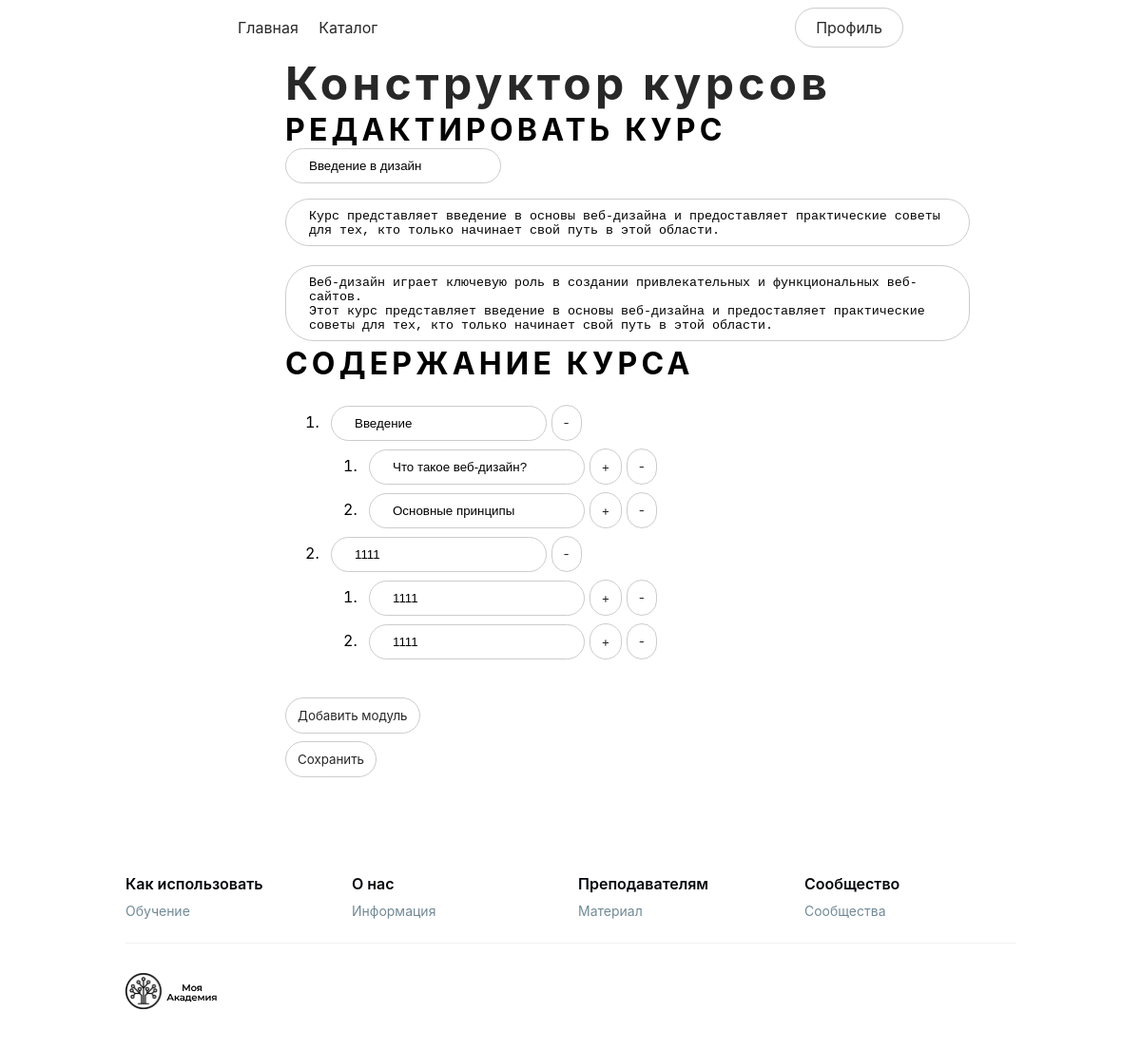
The page /localhost/course-editor.php?id_course=204 (signed in) on the database its author committed.
### tables this page shows
CREATE TABLE `courses` (
  `id_course` int(11) NOT NULL,
  `course_title` varchar(250) NOT NULL,
  `course_brief` text NOT NULL,
  `course_description` text NOT NULL,
  `difficulty_lvl` varchar(30) NOT NULL,
  `author` int(11) NOT NULL,
  `views_count` int(11) DEFAULT NULL
);

CREATE TABLE `module` (
  `id_module` int(11) NOT NULL,
  `module_title` varchar(30) NOT NULL,
  `parent_course` int(11) NOT NULL
);

CREATE TABLE `lessons` (
  `id_lesson` int(11) NOT NULL,
  `parent_module` int(11) NOT NULL,
  `lesson_title` varchar(50) NOT NULL,
  `lesson_content` text
);

### localhost/course-editor.php (the view, shortened to what this page needs)
<?php
require_once 'dbconnect.php';
$courseId = $_GET['id_course'];
$courseQuery = "SELECT * FROM courses WHERE id_course = $courseId";
$courseResult = $connect->query($courseQuery);
if ($courseResult->rowCount() > 0) {
    $courseData = $courseResult->fetch(PDO::FETCH_ASSOC);
} else {
    echo 'Курс не найден';
}
$moduleQuery = "SELECT * FROM module WHERE parent_course = $courseId";
$moduleResult = $connect->query($moduleQuery);
$modulesData = [];
if ($moduleResult->rowCount() > 0) {
    while ($moduleData = $moduleResult->fetch(PDO::FETCH_ASSOC)) {
        $moduleId = $moduleData['id_module'];
        $lessonQuery = "SELECT * FROM lessons WHERE parent_module = $moduleId";
        $lessonResult = $connect->query($lessonQuery);
        $lessonsData = [];
        while ($lessonData = $lessonResult->fetch(PDO::FETCH_ASSOC)) {
            $lessonsData[] = $lessonData;
        }
        $moduleData['lessons'] = $lessonsData;
        $modulesData[] = $moduleData;
    }
}
?>
<!DOCTYPE html>
<html lang="ru">
<head>
    <link rel="stylesheet" href="css/style.css">
    <link rel="stylesheet" href="css/profile.css">
    <link rel="stylesheet" href="css/constructor.css">
</head>
<header>
    <div class="menu">
        <div class="tabs">
            <a href="index.php">Главная</a>
            <a href="catalogue.php">Каталог</a>
        </div>
        <div class="auth-button-box" id=" ">
            <?php if (isset($_SESSION['user'])) {
                echo '<a id=" " href="profile.php">Профиль</a>';
            } else {
                echo '<a id="auth-button" href="#">Вход</a>';
            } ?>
        </div>
    </div>
</header>
<body>
    <section id="constructor">
        <div class="topic-title">
            <h2 class="regtext">Конструктор курсов</h2>
        </div>
        <div>
            <h3>Редактировать курс</h3>
            <form action="source/course-update.php" method="POST">
                <div class="const-cont">
                    <div>
                        <input class="input-box" type="text" name="course_title" value="<?php echo $courseData['course_title']; ?>" required>
                    </div>
                    <div>
                        <textarea class="input-box auto-expand" style="min-height:4vh; width:60vw;" name="course_brief" required><?php echo $courseData['course_brief']; ?></textarea>
                    </div>
                    <div>
                        <textarea class="input-box auto-expand" style="min-height:4vh; width:60vw;" name="course_description" id="c_description" required><?php echo $courseData['course_description']; ?></textarea>
                    </div>
                </div>
                <h3>Содержание курса</h3>
                <div>
                    <div class="const-cont">
                        <ol id="modulesList">
                            <?php foreach ($modulesData as $module): ?>
                                <li>
                                    <div style="margin: 1vh;">
                                        <input class="input-box" type="text" name="module_<?php echo $module[
                                            'id_module'
                                        ]; ?>" value="<?php echo $module[
                                             'module_title'
                                         ]; ?>" placeholder="Название модуля" data-module-number="<?php echo $module[
                                              'id_module'
                                          ]; ?>">
                                        <button type="button" class="remove_module button-box"
                                            data-module="<?php echo $module['id_module']; ?>">-</button>
                                    </div>
                                    <ol>
                                        <?php foreach ($module['lessons'] as $lesson): ?>
                                            <li>
                                                <div style="margin: 1vh;">
                                                    <input class="input-box" type="text" name="lesson_<?php echo $module[
                                                        'id_module'
                                                    ]; ?>_<?php echo $lesson[
                                                         'id_lesson'
                                                     ]; ?>" value="<?php echo $lesson[
                                                          'lesson_title'
                                                      ]; ?>" placeholder="Название урока" data-lesson-number="<?php echo $lesson[
                                                           'id_lesson'
                                                       ]; ?>">
                                                    <button type="button" class="add_lesson button-box" data-module="<?php echo $module[
                                                        'id_module'
                                                    ]; ?>" data-lesson="<?php echo $lesson[
                                                         'id_lesson'
                                                     ]; ?>">+</button>
                                                    <button type="button" class="remove_lesson button-box"
                                                        data-module="<?php echo $module['id_module']; ?>"
                                                        data-lesson="<?php echo $lesson['id_lesson']; ?>">-</button>
                                                </div>
                                            </li>
                                        <?php endforeach; ?>
                                    </ol>
                                </li>
                            <?php endforeach; ?>
                        </ol>
                        <div style="margin-bottom: 1vh;">
                            <button type="button" class="add_module button-box">Добавить модуль</button>
                        </div>
                    </div>
                </div>
                <button class="button-box" type="submit" name="update" value="<?php echo $courseId; ?>">Сохранить</button>
            </form>
        </div>
    </section>
    <?php include 'footer.php'; ?>
</body>
</html>

### localhost/css/style.css (style rules this page uses)
html { scroll-behavior: smooth; }
body { color: #282828; overflow-x: hidden; margin: 0; font-family: Inter, -apple-system, BlinkMacSystemFont, Segoe UI, Roboto, Oxygen, Ubuntu, Cantarell, Fira Sans, Droid Sans, Helvetica Neue, sans-serif; font-style: normal }
section { margin-left: 300px; margin-right: 300px; }
header { padding-bottom: 1vh; padding-top: 1vh; width: 100%; background-color: #ffffff; }
header .menu { display: flex; justify-content: space-between; align-items: center; margin-left: 300px; margin-right: 300px; }
header .tabs a { padding-right: 17px; }
a { text-decoration: none; color: #282828; }
header a { color: #282828; font-size: 1rem; font-style: normal; font-weight: 400; }
header .auth-button-box { border-radius: 30px; border: 1px solid #ccc; padding-left: 21px; padding-right: 21px; padding-top: 10px; padding-bottom: 10px; cursor: pointer; background-color: transparent; color: #282828; font-size: 1rem; font-style: normal; font-weight: 400; text-decoration: none; transition: transform 0.2s ease-in-out; }
.button-box { border-radius: 30px; border: 1px solid #ccc; padding-left: 1vw; padding-right: 1vw; padding-top: 10px; padding-bottom: 10px; cursor: pointer; background-color: transparent; font-weight: 400; color: #282828; text-decoration: none; transition: transform 0.2s ease-in-out; }
.input-box { border-radius: 30px; border: 1px solid #ccc; padding-left: 3vh; padding-right: 3vh; padding-top: 10px; padding-bottom: 10px; background-color: transparent; }
.topic-title { justify-content: flex-start; align-items: center; }
.topic-title h2 { font-weight: 700; font-size: 3rem; font-style: normal; letter-spacing: 4.2px; }
h3 { font-size: 2rem; font-style: normal; letter-spacing: 4.2px; text-transform: uppercase; }
.regtext { color: #282828; letter-spacing: -.05em; }
@media (max-width: 1800px) { header .menu { display: flex; justify-content: space-between; align-items: center; margin-left: 250px; margin-right: 250px; } }

### localhost/css/constructor.css (style rules this page uses)
.const-cont { display: flex; gap: 2vh; flex-direction: column; }

### localhost/css/3cd55d139614a398.css (style rules this page uses)
:root { --swiper-navigation-size: 44px }

### localhost/course-editor.php (style rules this page uses)
.input-box { box-sizing: border-box; min-width: 14vw; }
.auto-expand { resize: none; overflow: hidden; }

### rows shown on the page
courses: course_title "Введение в дизайн", course_brief "Курс представляет введение в основы веб-дизайна и предоставляет практические советы для тех, кто только начинает свой путь в этой области.", course_description "Веб-дизайн играет ключевую роль в создании привлекательных и функциональных веб-сайтов. Этот курс представляет введение в основы веб-дизайна и предоставляет практические советы для тех, кто только начинает свой путь в этой области."
module: module_title "Введение"
lessons: lesson_title "Что такое веб-дизайн?"
lessons: lesson_title "Основные принципы"
module: module_title "1111"
lessons: lesson_title "1111"
lessons: lesson_title "1111"
